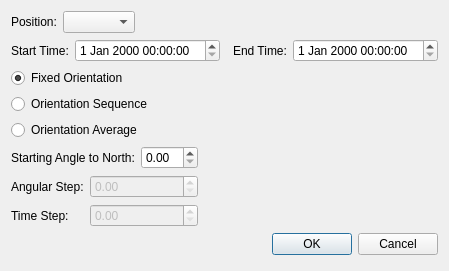
<?xml version="1.0" encoding="UTF-8"?>
<ui version="4.0">
 <class>AddPositionDialog</class>
 <widget class="QDialog" name="AddPositionDialog">
  <property name="geometry">
   <rect>
    <x>0</x>
    <y>0</y>
    <width>449</width>
    <height>271</height>
   </rect>
  </property>
  <property name="windowTitle">
   <string>Dialog</string>
  </property>
  <layout class="QVBoxLayout" name="verticalLayout">
   <item>
    <layout class="QHBoxLayout" name="horizontalLayout">
     <item>
      <widget class="QLabel" name="positionLabel">
       <property name="text">
        <string>Position:</string>
       </property>
      </widget>
     </item>
     <item>
      <widget class="QComboBox" name="positionsComboBox"/>
     </item>
     <item>
      <spacer name="horizontalSpacer">
       <property name="orientation">
        <enum>Qt::Horizontal</enum>
       </property>
       <property name="sizeHint" stdset="0">
        <size>
         <width>40</width>
         <height>20</height>
        </size>
       </property>
      </spacer>
     </item>
    </layout>
   </item>
   <item>
    <layout class="QHBoxLayout" name="horizontalLayout_2">
     <item>
      <widget class="QLabel" name="startDateTimeLabel">
       <property name="text">
        <string>Start Time:</string>
       </property>
      </widget>
     </item>
     <item>
      <widget class="QDateTimeEdit" name="StartDateTimeEdit"/>
     </item>
     <item>
      <spacer name="horizontalSpacer_2">
       <property name="orientation">
        <enum>Qt::Horizontal</enum>
       </property>
       <property name="sizeHint" stdset="0">
        <size>
         <width>40</width>
         <height>20</height>
        </size>
       </property>
      </spacer>
     </item>
     <item>
      <widget class="QLabel" name="endDateTimeLabel">
       <property name="text">
        <string>End Time:</string>
       </property>
      </widget>
     </item>
     <item>
      <widget class="QDateTimeEdit" name="endDateTimeEdit"/>
     </item>
    </layout>
   </item>
   <item>
    <widget class="QRadioButton" name="fixedOrientationRadioButton">
     <property name="text">
      <string>Fixed Orientation</string>
     </property>
     <property name="checked">
      <bool>true</bool>
     </property>
    </widget>
   </item>
   <item>
    <widget class="QRadioButton" name="orientationSequenceRadioButton">
     <property name="text">
      <string>Orientation Sequence</string>
     </property>
    </widget>
   </item>
   <item>
    <widget class="QRadioButton" name="orientationAvgRadioButton">
     <property name="text">
      <string>Orientation Average</string>
     </property>
    </widget>
   </item>
   <item>
    <layout class="QGridLayout" name="gridLayout">
     <item row="0" column="0" colspan="2">
      <widget class="QLabel" name="startAngleLabel">
       <property name="text">
        <string>Starting Angle to North:</string>
       </property>
      </widget>
     </item>
     <item row="0" column="2">
      <widget class="QDoubleSpinBox" name="startAngleDoubleSpinBox"/>
     </item>
     <item row="1" column="0">
      <widget class="QLabel" name="angularStepLabel">
       <property name="text">
        <string>Angular Step:</string>
       </property>
      </widget>
     </item>
     <item row="1" column="1" colspan="2">
      <widget class="QDoubleSpinBox" name="angularStepDoubleSpinBox">
       <property name="enabled">
        <bool>false</bool>
       </property>
      </widget>
     </item>
     <item row="2" column="0">
      <widget class="QLabel" name="timeStepLabel">
       <property name="text">
        <string>Time Step:</string>
       </property>
      </widget>
     </item>
     <item row="2" column="1" colspan="2">
      <widget class="QDoubleSpinBox" name="timeStepDoubleSpinBox">
       <property name="enabled">
        <bool>false</bool>
       </property>
      </widget>
     </item>
     <item row="0" column="3">
      <spacer name="horizontalSpacer_3">
       <property name="orientation">
        <enum>Qt::Horizontal</enum>
       </property>
       <property name="sizeHint" stdset="0">
        <size>
         <width>40</width>
         <height>20</height>
        </size>
       </property>
      </spacer>
     </item>
    </layout>
   </item>
   <item>
    <widget class="QDialogButtonBox" name="buttonBox">
     <property name="orientation">
      <enum>Qt::Horizontal</enum>
     </property>
     <property name="standardButtons">
      <set>QDialogButtonBox::Cancel|QDialogButtonBox::Ok</set>
     </property>
    </widget>
   </item>
  </layout>
 </widget>
 <resources/>
 <connections>
  <connection>
   <sender>buttonBox</sender>
   <signal>accepted()</signal>
   <receiver>AddPositionDialog</receiver>
   <slot>accept()</slot>
   <hints>
    <hint type="sourcelabel">
     <x>248</x>
     <y>254</y>
    </hint>
    <hint type="destinationlabel">
     <x>157</x>
     <y>270</y>
    </hint>
   </hints>
  </connection>
  <connection>
   <sender>buttonBox</sender>
   <signal>rejected()</signal>
   <receiver>AddPositionDialog</receiver>
   <slot>reject()</slot>
   <hints>
    <hint type="sourcelabel">
     <x>316</x>
     <y>260</y>
    </hint>
    <hint type="destinationlabel">
     <x>286</x>
     <y>270</y>
    </hint>
   </hints>
  </connection>
  <connection>
   <sender>fixedOrientationRadioButton</sender>
   <signal>toggled(bool)</signal>
   <receiver>angularStepDoubleSpinBox</receiver>
   <slot>setDisabled(bool)</slot>
   <hints>
    <hint type="sourcelabel">
     <x>70</x>
     <y>97</y>
    </hint>
    <hint type="destinationlabel">
     <x>109</x>
     <y>192</y>
    </hint>
   </hints>
  </connection>
  <connection>
   <sender>fixedOrientationRadioButton</sender>
   <signal>toggled(bool)</signal>
   <receiver>timeStepDoubleSpinBox</receiver>
   <slot>setDisabled(bool)</slot>
   <hints>
    <hint type="sourcelabel">
     <x>136</x>
     <y>92</y>
    </hint>
    <hint type="destinationlabel">
     <x>142</x>
     <y>217</y>
    </hint>
   </hints>
  </connection>
  <connection>
   <sender>orientationSequenceRadioButton</sender>
   <signal>toggled(bool)</signal>
   <receiver>angularStepDoubleSpinBox</receiver>
   <slot>setEnabled(bool)</slot>
   <hints>
    <hint type="sourcelabel">
     <x>38</x>
     <y>117</y>
    </hint>
    <hint type="destinationlabel">
     <x>103</x>
     <y>191</y>
    </hint>
   </hints>
  </connection>
  <connection>
   <sender>orientationSequenceRadioButton</sender>
   <signal>toggled(bool)</signal>
   <receiver>timeStepDoubleSpinBox</receiver>
   <slot>setEnabled(bool)</slot>
   <hints>
    <hint type="sourcelabel">
     <x>168</x>
     <y>118</y>
    </hint>
    <hint type="destinationlabel">
     <x>173</x>
     <y>217</y>
    </hint>
   </hints>
  </connection>
  <connection>
   <sender>orientationAvgRadioButton</sender>
   <signal>toggled(bool)</signal>
   <receiver>angularStepDoubleSpinBox</receiver>
   <slot>setEnabled(bool)</slot>
   <hints>
    <hint type="sourcelabel">
     <x>29</x>
     <y>141</y>
    </hint>
    <hint type="destinationlabel">
     <x>99</x>
     <y>195</y>
    </hint>
   </hints>
  </connection>
  <connection>
   <sender>orientationAvgRadioButton</sender>
   <signal>toggled(bool)</signal>
   <receiver>timeStepDoubleSpinBox</receiver>
   <slot>setDisabled(bool)</slot>
   <hints>
    <hint type="sourcelabel">
     <x>83</x>
     <y>145</y>
    </hint>
    <hint type="destinationlabel">
     <x>95</x>
     <y>217</y>
    </hint>
   </hints>
  </connection>
 </connections>
</ui>
